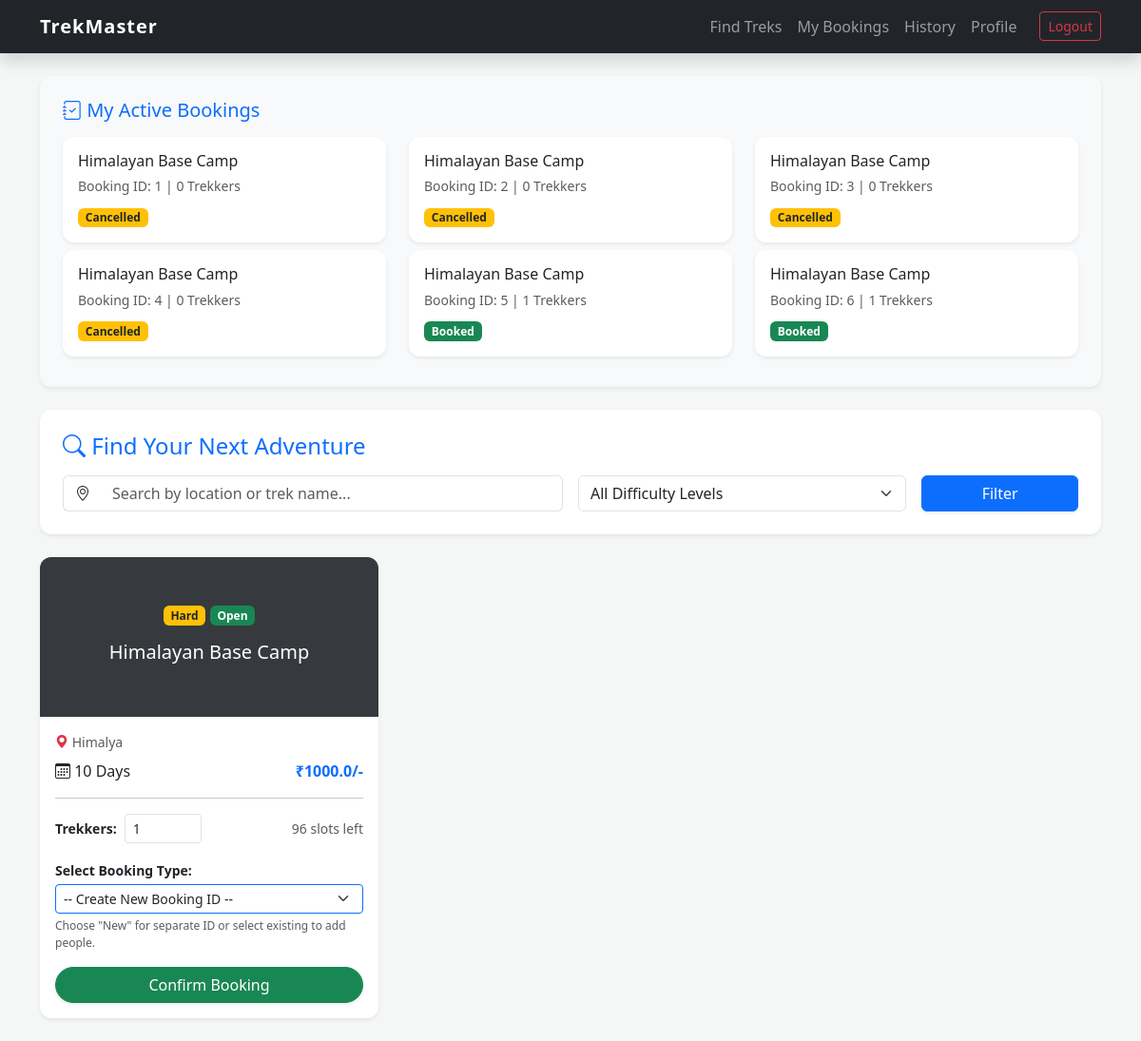
The page /user_dashboard (signed in) on the database its author committed.
### models.py (models this page shows)
class Booking(db.Model):
    __tablename__ = 'booking'
    id = db.Column(db.Integer, primary_key=True)
    user_id = db.Column(db.Integer, db.ForeignKey('user.id'), nullable=False)
    trek_id = db.Column(db.Integer, db.ForeignKey('trek.id'), nullable=False)
    booking_date = db.Column(db.DateTime, default=datetime.utcnow)
    status = db.Column(db.String(20), default='Booked') # 'Booked', 'Cancelled', 'Completed'
    num_people = db.Column(db.Integer, default=1, nullable=False)
    total_amount = db.Column(db.Float, nullable=False)
    payment_status = db.Column(db.String(20), default='Pending')
    rating = db.Column(db.Integer, nullable=True) # User 1-5 star rating de sake
    review = db.Column(db.Text, nullable=True) # User feedback likh sake
    cancellation_reason = db.Column(db.String(255), nullable=True) # Agar user cancel kare toh kyun kiya?
    special_requests = db.Column(db.Text)

class Trek(db.Model):
    __tablename__ = 'trek'
    id = db.Column(db.Integer, primary_key=True)
    name = db.Column(db.String(100), nullable=False)
    location = db.Column(db.String(100), nullable=False)
    difficulty = db.Column(db.String(20), nullable=False) # 'Easy', 'Moderate', 'Hard'
    duration = db.Column(db.Integer, nullable=False)
    total_slots = db.Column(db.Integer, nullable=False)
    available_slots = db.Column(db.Integer, nullable=False)
    status = db.Column(db.String(20), default='Pending') # 'Open', 'Closed', 'Completed'
    start_date = db.Column(db.Date, nullable=False)
    end_date = db.Column(db.Date, nullable=False)
    staff_id = db.Column(db.Integer, db.ForeignKey('staff_profile.id'), nullable=True)
    price_per_person = db.Column(db.Float, default=0.0)
    description = db.Column(db.Text)
    created_at = db.Column(db.DateTime, default=datetime.utcnow) # [NEW] Sorting ke liye (Latest treks first)
    bookings = db.relationship('Booking', backref='trek_ref', lazy=True, cascade="all, delete-orphan")

### app.py (the view)
@app.route('/user_dashboard')
def user_dashboard():
    if session.get('role') != 'User': return redirect(url_for('login'))
    search = request.args.get('search')
    diff = request.args.get('difficulty')
    query = Trek.query
    if search:
        query = query.filter((Trek.name.contains(search)) | (Trek.location.contains(search)))
    if diff and diff != "All":
        query = query.filter_by(difficulty=diff)
    treks = query.all()
    user_bookings = Booking.query.filter_by(user_id=session['user_id']).all()
    return render_template('user/user_dashboard.html', treks=treks, user_bookings=user_bookings)

### templates/user/user_dashboard.html (shortened to what this page needs)
{% extends "base.html" %}
{% block content %}
{% if user_bookings %}
<div class="row mb-4">
    <div class="col-md-12">
        <div class="card shadow-sm border-0 p-4 bg-light">
            <h5 class="text-primary mb-3">
                <i class="bi bi-journal-check"></i> My Active Bookings
            </h5>
            <div class="row">
                {% for b in user_bookings %}
                <div class="col-md-4 mb-2">
                    <div class="card border-0 shadow-sm">
                        <div class="card-body py-3">
                            <h6 class="mb-1">{{ b.trek_ref.name }}</h6>
                            <small class="text-muted">
                                Booking ID: {{ b.id }} |
                                {{ b.num_people }} Trekkers
                            </small>
                            <div class="mt-2">
                                <span class="badge
                                    {% if b.status == 'Booked' %}
                                        bg-success
                                    {% elif b.status == 'Completed' %}
                                        bg-primary
                                    {% else %}
                                        bg-warning text-dark
                                    {% endif %}">
                                    {{ b.status }}
                                </span>
                            </div>
                        </div>
                    </div>
                </div>
                {% endfor %}
            </div>
        </div>
    </div>
</div>
{% endif %}
<div class="row mb-4">
    <div class="col-md-12">
        <div class="card shadow-sm border-0 p-4 bg-white">
            <h4 class="mb-3 text-primary">
                <i class="bi bi-search"></i> Find Your Next Adventure
            </h4>
            <form method="GET" action="/user_dashboard" class="row g-3">
                <div class="col-md-6">
                    <div class="input-group">
                        <span class="input-group-text bg-white border-end-0">
                            <i class="bi bi-geo-alt"></i>
                        </span>
                        <input type="text"
                               name="search"
                               class="form-control border-start-0"
                               placeholder="Search by location or trek name..."
                               value="{{ request.args.get('search', '') }}">
                    </div>
                </div>
                <div class="col-md-4">
                    <select name="difficulty" class="form-select">
                        <option value="All">All Difficulty Levels</option>
                    </select>
                </div>
                <div class="col-md-2">
                    <button type="submit" class="btn btn-primary w-100 shadow-sm">
                        Filter
                    </button>
                </div>
            </form>
        </div>
    </div>
</div>
<div class="row">
    {% for trek in treks %}
    <div class="col-md-4 mb-4">
        <div class="card h-100 shadow-sm border-0 overflow-hidden">
            <div class="bg-secondary text-white text-center py-5"
                 style="background: linear-gradient(rgba(0,0,0,0.5), rgba(0,0,0,0.5)), url('https://source.unsplash.com/400x200/?mountain,trekking'); background-size: cover;">
                <span class="badge bg-warning text-dark mb-2">
                    {{ trek.difficulty }}
                </span>
                <span class="badge
                    {% if trek.status == 'Open' %}
                        bg-success
                    {% elif trek.status == 'In Progress' %}
                        bg-warning text-dark
                    {% elif trek.status == 'Completed' %}
                        bg-primary
                    {% else %}
                        bg-secondary
                    {% endif %}">
                    {{ trek.status }}
                </span>
                <h5 class="card-title px-2 mt-2">{{ trek.name }}</h5>
            </div>
            <div class="card-body">
                <p class="text-muted small mb-2">
                    <i class="bi bi-geo-alt-fill text-danger"></i> {{ trek.location }}
                </p>
                <div class="d-flex justify-content-between mb-3">
                    <span>
                        <i class="bi bi-calendar3"></i> {{ trek.duration }} Days
                    </span>
                    <span class="text-primary fw-bold">
                        ₹{{ trek.price_per_person }}/-
                    </span>
                </div>
                <hr>
                <form action="/book_trek/{{ trek.id }}" method="POST">
                    <div class="d-flex align-items-center mb-3">
                        <label class="me-2 small fw-bold">Trekkers:</label>
                        <input type="number"
                               name="num_people"
                               value="1"
                               min="1"
                               max="{{ trek.available_slots }}"
                               class="form-control form-control-sm w-25"
                               required>
                        <small class="ms-auto text-muted">
                            {{ trek.available_slots }} slots left
                        </small>
                    </div>
                    <div class="mb-3">
                        <label class="small fw-bold mb-1">Select Booking Type:</label>
                        <select name="target_booking_id" class="form-select form-select-sm border-primary">
                            <option value="new">-- Create New Booking ID --</option>
                        </select>
                        <div class="form-text small" style="font-size: 0.75rem;">Choose "New" for separate ID or select existing to add people.</div>
                    </div>
                    {% if trek.available_slots > 0 and trek.status == 'Open' %}
                        <button type="submit" class="btn btn-success w-100 rounded-pill shadow-sm">
                            Confirm Booking
                        </button>
                    {% else %}
                        <button class="btn btn-secondary w-100 rounded-pill" disabled>
                            Not Available
                        </button>
                    {% endif %}
                </form>
            </div>
        </div>
    </div>
    {% endfor %}
</div>
{% endblock %}

### templates/base.html (shortened to what this page needs)
<!DOCTYPE html>
<html lang="en">
<head>
    <link href="https://cdn.jsdelivr.net/npm/bootstrap@5.3.0/dist/css/bootstrap.min.css" rel="stylesheet">
    <link rel="stylesheet" href="https://cdn.jsdelivr.net/npm/bootstrap-icons@1.10.0/font/bootstrap-icons.css">
</head>
<body>
<nav class="navbar navbar-expand-lg navbar-dark bg-dark shadow">
    <div class="container">
        <a class="navbar-brand" href="/"> TrekMaster</a>
        <div class="collapse navbar-collapse" id="navbarNav">
            <ul class="navbar-nav ms-auto">
                {% if session.get('user_id') %}
                    {% if session['role'] == 'Admin' %}
                        <li class="nav-item"><a class="nav-link" href="/admin_dashboard">Admin Dash</a></li>
                    {% elif session['role'] == 'User' %}
                        <li class="nav-item"><a class="nav-link" href="/user_dashboard">Find Treks</a></li>
                        <li class="nav-item"><a class="nav-link" href="/my_bookings">My Bookings</a></li>
                        <li class="nav-item"><a class="nav-link" href="/trek_history">History</a></li>
                        <li class="nav-item"><a class="nav-link" href="/edit_profile">Profile</a></li>
                    {% elif session['role'] == 'Staff' %}
                        <li class="nav-item"><a class="nav-link" href="/staff_dashboard">Staff Dash</a></li>
                    {% endif %}
                    <li class="nav-item"><a class="btn btn-outline-danger btn-sm ms-3 mt-1" href="/logout">Logout</a></li>
                {% else %}
                    <li class="nav-item"><a class="nav-link" href="/login">Login</a></li>
                    <li class="nav-item"><a class="btn btn-primary btn-sm ms-lg-2 mt-1" href="/register">Register</a></li>
                {% endif %}
            </ul>
        </div>
    </div>
</nav>
<div class="container mt-4">
    {% block content %}{% endblock %}
</div>
</body>
</html>

### templates/base.html (style rules this page uses)
body { background-color: #f4f7f6; font-family: 'Segoe UI', Tahoma, Geneva, Verdana, sans-serif; }
.navbar-brand { font-weight: bold; letter-spacing: 1px; }
.card { border: none; border-radius: 12px; transition: 0.3s; }

### rows shown on the page
Booking: trek_ref.name "Himalayan Base Camp", id "1", num_people "0", status "Cancelled"
Booking: trek_ref.name "Himalayan Base Camp", id "2", num_people "0", status "Cancelled"
Booking: trek_ref.name "Himalayan Base Camp", id "3", num_people "0", status "Cancelled"
Booking: trek_ref.name "Himalayan Base Camp", id "4", num_people "0", status "Cancelled"
Booking: trek_ref.name "Himalayan Base Camp", id "5", num_people "1", status "Booked"
Booking: trek_ref.name "Himalayan Base Camp", id "6", num_people "1", status "Booked"
Trek: difficulty "Hard", status "Open", name "Himalayan Base Camp", location "Himalya", duration "10", price_per_person "1000.0", available_slots "96", shows "Confirm Booking"
